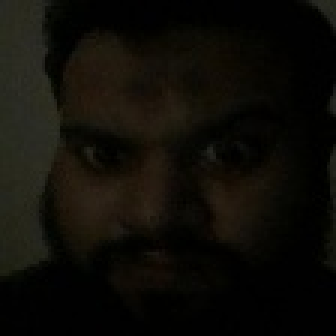
#> input picture code/ascend_310B/smart_ip_interaction/datasets/emotion_dataset_6cls/test/angry/20231118_194043_jpg.rf.3103f7b5193b400b794ffb58ec3b2d90_0.jpg, 112 x 112 px (shown 3 times larger)
$ python -i dvpp.py   (imports and definitions only)
#> lines starting #> are read from the running program, lines starting #| are printed output that depends on the picture
#> further down, picture is the input picture: shape (112, 112, 3); mean B, G, R 7.6, 12.7, 14.4
"""DVPP VPC helpers with explicit resource ownership and pure geometry tests.

The module deliberately imports no ``acl`` package.  A processor receives the
shared runtime owned by :class:`AclOmSession`, so importing this module on a PC
without CANN remains safe.
"""

from __future__ import annotations

from dataclasses import dataclass
from typing import Any
import time

import numpy as np


ACL_MEMCPY_HOST_TO_DEVICE = 1
ACL_MEMCPY_DEVICE_TO_HOST = 2


# [18 lines left out: functions _check, _value, align_up, not called in this run]


def align_width(width: int) -> int:
    """Default 310B YUV420SP output-stride alignment (16 pixels)."""
    return align_up(width, 16)


def align_height(height: int) -> int:
    return align_up(height, 2)


# [20 lines left out: function align_yuv420_roi, not called in this run]


@dataclass(frozen=True)
class LetterboxGeometry:
    ratio: float
    pad: tuple[float, float]
    resized: tuple[int, int]
    borders: tuple[int, int, int, int]  # left, top, right, bottom


# [10 lines left out: function pose_letterbox_geometry, not called in this run]


@dataclass(frozen=True)
class FaceCanvasGeometry:
    scale: float
    resized: tuple[int, int]
    paste_roi: tuple[int, int, int, int]


# [40 lines left out: functions face_canvas_geometry, make_nv12_canvas, _bgr_to_nv12_fullrange_reference, not called in this run]


def bgr_to_nv12_fullrange(frame: np.ndarray) -> np.ndarray:
    """Fast transitional CPU conversion, within one code value of the HLS formula."""
    if frame.ndim != 3 or frame.shape[2] != 3 or frame.dtype != np.uint8:
        raise ValueError("expected HxWx3 uint8 BGR frame")
    h, w = frame.shape[:2]
#> h = 112; w = 112
    if h % 2 or w % 2:
        raise ValueError("NV12 requires even width and height")

    import cv2

    # BGRA supplies a constant alpha=255, allowing the +128 chroma bias to be
    # included in one SIMD-accelerated transform.  Coefficients exactly follow
    # video_params.h; OpenCV saturation/rounding can differ by at most one LSB
    # from the NumPy reference and is covered by a regression test.
    bgra = cv2.cvtColor(np.ascontiguousarray(frame), cv2.COLOR_BGR2BGRA)
    matrix = np.array(
        [
            (0.114, 0.587, 0.299, 0.0),
            (0.500, -0.331, -0.169, 128.0 / 255.0),
            (-0.081, -0.419, 0.500, 128.0 / 255.0),
        ],
        dtype=np.float32,
    )
    yuv444 = cv2.transform(bgra, matrix)
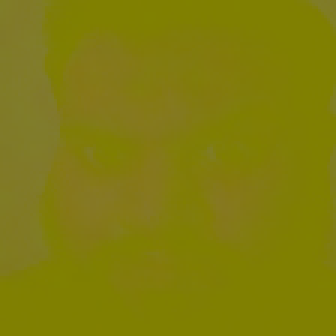
#> yuv444: shape (112, 112, 3) (shown 3 times larger); mean B, G, R 12.7, 125.2, 129.3
    u = cv2.resize(yuv444[..., 1], (w // 2, h // 2), interpolation=cv2.INTER_AREA)
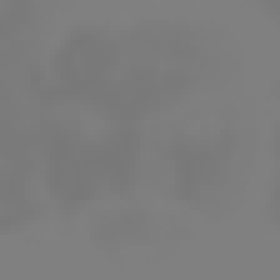
#> u: shape (56, 56) (shown 5 times larger); min 119, max 129, mean 125.2
    v = cv2.resize(yuv444[..., 2], (w // 2, h // 2), interpolation=cv2.INTER_AREA)
    output = np.empty(h * w * 3 // 2, dtype=np.uint8)
    output[: h * w] = yuv444[..., 0].reshape(-1)
    uv = output[h * w :].reshape(h // 2, w)
    uv[:, 0::2], uv[:, 1::2] = u, v
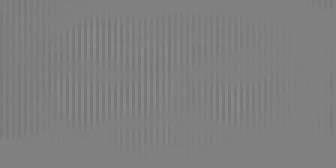
#> uv: shape (56, 112) (shown 3 times larger); min 119, max 136, mean 127.2
    return output


@dataclass
class DvppImage:
    ptr: Any
    size: int
    width: int
    height: int
    width_stride: int
    height_stride: int
    pixel_format: int
    owner: bool = True


class DvppProcessor:
    """Reusable DVPP channel/buffers bound to an existing shared ACL runtime."""

    REQUIRED_APIS = (
        "dvpp_malloc", "dvpp_free", "dvpp_create_channel_desc",
        "dvpp_create_channel", "dvpp_destroy_channel",
        "dvpp_vpc_crop_and_paste_async", "dvpp_create_pic_desc",
        "dvpp_destroy_pic_desc", "dvpp_create_roi_config",
        "dvpp_destroy_roi_config", "dvpp_create_resize_config",
        "dvpp_destroy_resize_config",
    )

    # [18 lines left out: function __init__, not called in this run]

    @staticmethod
    def _check(ret: Any, op: str) -> None:
        _check(ret, op)

    @staticmethod
    def _value(result: Any, op: str) -> Any:
        return _value(result, op)

    # [222 lines left out: functions _pixel_format_nv12, _get_buffer, upload_nv12, upload_bgr_or_rgb, download_nv12, _fill_nv12 and 8 more, not called in this run]

>>> import cv2
>>> picture = cv2.imread('../../datasets/emotion_dataset_6cls/test/angry/20231118_194043_jpg.rf.3103f7b5193b400b794ffb58ec3b2d90_0.jpg')
>>> result = bgr_to_nv12_fullrange(picture)
#> result = 18816 values, max 136 at index 14255, min 0 at index 40, mean 50.88
